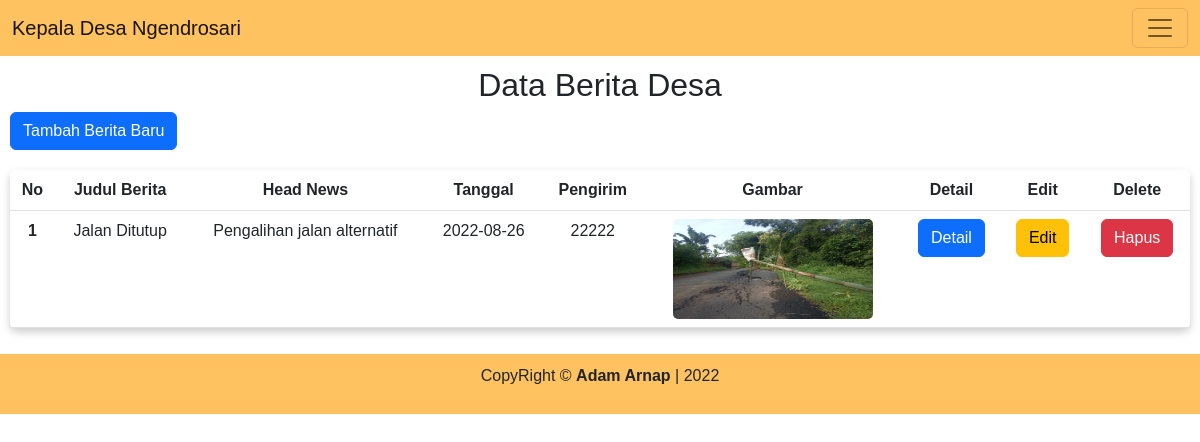
The app's page /view/Kades/Berita.php (signed in) with its own data.
### tables this page shows
CREATE TABLE `berita` (
  `no_berita` int(11) NOT NULL,
  `judul_berita` varchar(25) NOT NULL,
  `headnews` text NOT NULL,
  `isi_berita` text NOT NULL,
  `tanggal_kirim` date NOT NULL,
  `pengirim` varchar(25) NOT NULL,
  `gambar` varchar(100) NOT NULL
);

### view/Kades/Berita.php (the view, shortened to what this page needs)
<!doctype html>
<html lang="en">
  <head>
    <link href="https://cdn.jsdelivr.net/npm/bootstrap@5.2.0/dist/css/bootstrap.min.css" rel="stylesheet">
    <link rel="stylesheet" type="text/css" href="../../assets/styles/style.css">
    <link rel="stylesheet" type="text/css" href="../../assets/styles/berita.css">
</head>
  <body>
    <?php
    include '../Template/Navbar_Kades.php';
    ?>
        <main>
          <h2>Data Berita Desa</h2>
          <a href="Berita_Tambah.php" class="btn btn-primary">Tambah Berita Baru</a>
          <table class="table card-element">
            <thead>
              <tr>
                <th scope="col">No</th>
                <th scope="col">Judul Berita</th>
                <th scope="col">Head News</th>
                <th scope="col">Tanggal</th>
                <th scope="col">Pengirim</th>
                <th scope="col">Gambar</th>
                <th scope="col">Detail</th>
                <th scope="col">Edit</th>
                <th scope="col">Delete</th>
              </tr>
            </thead>
            <tbody>
            <?php
              include '../../Koneksi.php';
              $berita = mysqli_query($koneksi,"select * from berita");
              $no = 1;
              while ($news = mysqli_fetch_array($berita)) {
            ?>
              <tr>
                <th scope="row"><?php echo $no++; ?></th>
                <td><?php echo $news['judul_berita'] ?></td>
                <td><?php echo $news['headnews'] ?></td>
                <td><?php echo $news['tanggal_kirim'] ?></td>
                <td><?php echo $news['pengirim'] ?></td>
                <td><?="<img src='../../assets/image/berita/berita".$news['gambar']."'style='width:200px; height:100px; border-radius: 5px;'>"?></img></td>
                <td>
                  <a class="btn btn-primary" href="Berita_Detail.php?no_berita=<?=$news['no_berita']?>">Detail</a>
                </td>
                <td>
                  <a class="btn btn-warning" href="Berita_Edit.php?no_berita=<?=$news['no_berita']?>">Edit</a>
                </td>
                <td>
                  <a class="btn btn-danger" onclick="return confirm('Apakah Yakin Ingin Menhapus Data InI ?')"
                  href="../../controller/Kades/Aksi_Hapus_Berita.php?no_berita=<?=$news['no_berita']?>">Hapus</a>
                </td>
              </tr>
            <?php } ?>
            </tbody>
          </table>
        </main>
    <?php
    include '../Template/Footer.php';
    ?>
</body>
</html

### assets/styles/style.css (style rules this page uses)
* { font-family: sans-serif; }
main { padding: 10px; }
.card-element { box-shadow: 0 4px 8px 0 rgba(0, 0, 0, 0.2); border-radius: 5px; padding: 20px; margin-top: 20px; }

### assets/styles/berita.css (style rules this page uses)
* { font-family: sans-serif; }
main { padding: 10px; }
main h2 { text-align: center; }
table { margin-right: 10px; text-align: center; }

### records on screen
berita: judul_berita "Jalan Ditutup", headnews "Pengalihan jalan alternatif", tanggal_kirim "2022-08-26", pengirim "22222", gambar (picture)
